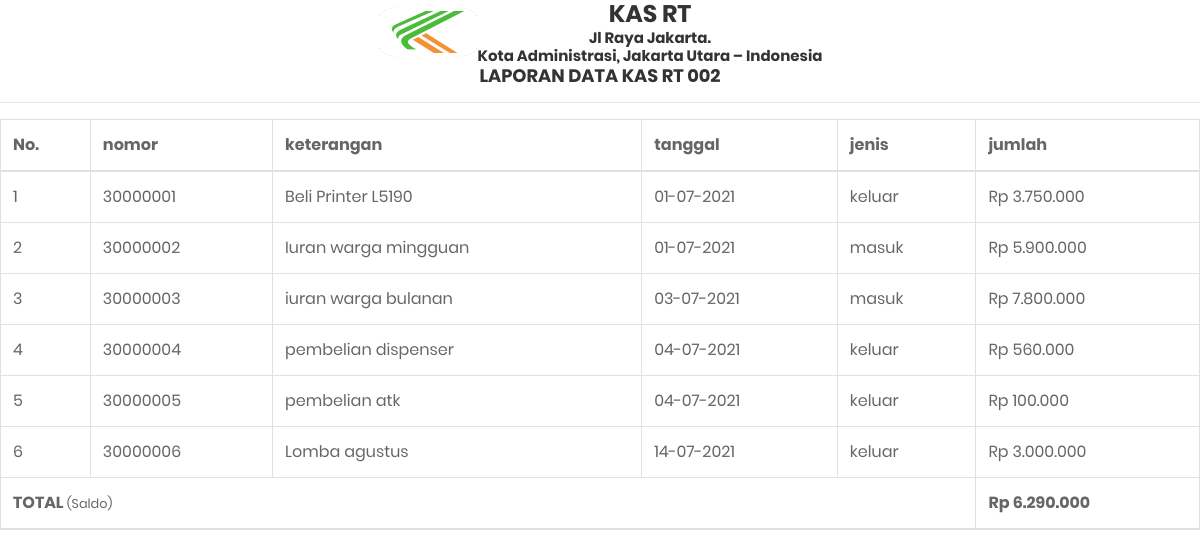
Before: /index.php/kasp/lapKas with the older database file.
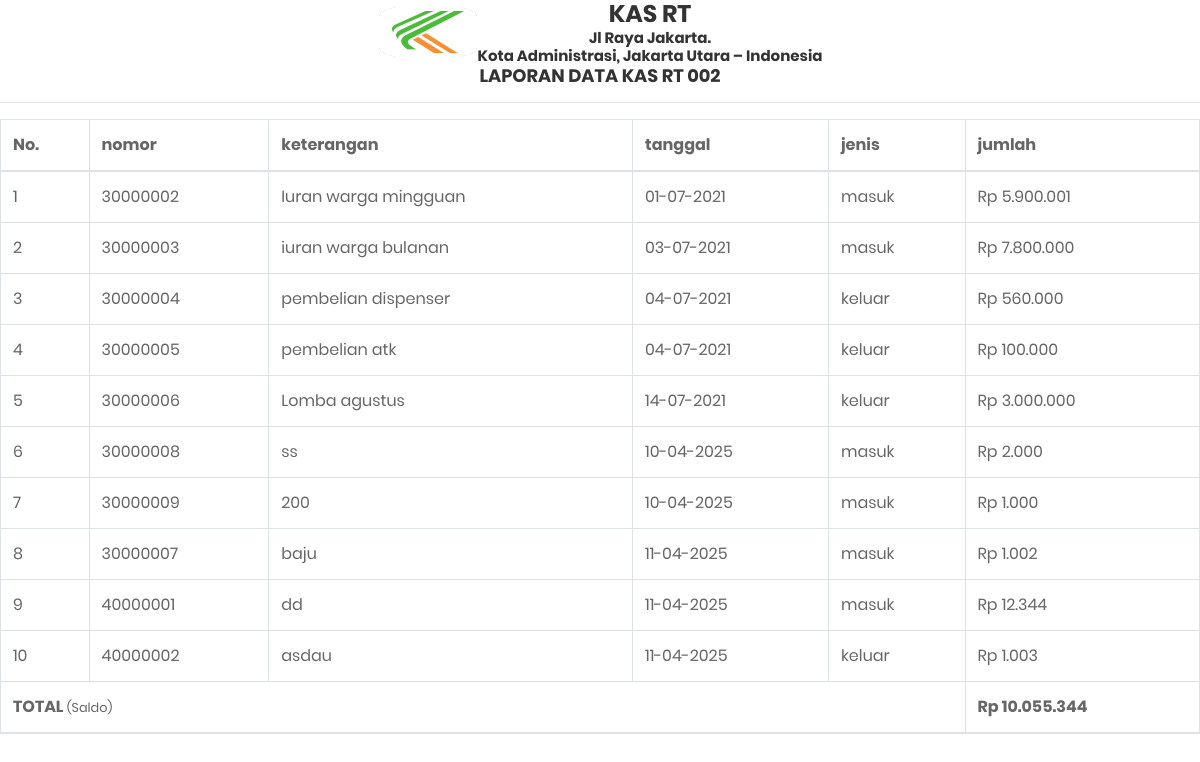
After: the same page with the newer database file.
### tables this page shows
CREATE TABLE `data_kas` (
  `idKas` int(11) NOT NULL,
  `keterangan` varchar(100) NOT NULL,
  `tanggal` date NOT NULL,
  `jumlah` varchar(50) NOT NULL,
  `jenis` varchar(20) NOT NULL
);

CREATE TABLE `data_kas1` (
  `idKas1` int(11) NOT NULL,
  `keterangan` varchar(100) NOT NULL,
  `tanggal` date NOT NULL,
  `jumlah` varchar(50) NOT NULL,
  `jenis` varchar(20) NOT NULL
);

### application/controllers/KasP.php (called while the page is built, shortened)
<?php
class KasP extends CI_Controller
{
	public function __construct()
	{
		$this->load->model('M_kas');
	}
	public function lapKas()
	{
		$data['judul'] = 'Laporan Data ';
		$data['kas'] = $this->M_kas->getKasGabungan();
		$data['masuk'] = $this->M_kas->TotalGabunganMasuk();
		$data['keluar'] = $this->M_kas->TotalGabunganKeluar();
		$data['konten'] = 'lap_kas';
		$this->load->view('laporan/lap_kas', $data);
	}
}

### index.php (called while the page is built, shortened)
<?php
require_once BASEPATH . 'core/CodeIgniter.php';

### application/models/M_kas.php (called while the page is built, shortened)
<?php
class M_kas extends CI_Model
{
	public function getKasGabungan()
	{
		$kas1 = $this->db->get('data_kas')->result();
		$kas2 = $this->db->get('data_kas1')->result();
		foreach ($kas2 as &$row) {
			$row->idKas = $row->idKas1;
		}
		$gabung = array_merge($kas1, $kas2);
		usort($gabung, function ($a, $b) {
			return strtotime($a->tanggal) - strtotime($b->tanggal);
		});
		return $gabung;
	}
}

### application/helpers/rupiah_helper.php (called while the page is built, shortened)
<?php
if (!function_exists('rupiah')) {
 function rupiah($angka){
 $hasil_rupiah = number_format($angka,0,',','.');
 return $hasil_rupiah;
 }
}

### application/views/laporan/lap_kas.php (the view, shortened to what this page needs)
<!DOCTYPE html>
<html>
<head>
	<link href="<?= base_url(); ?>assets/css/font-face.css" rel="stylesheet" media="all">
	<link href="<?= base_url(); ?>assets/vendor/font-awesome-4.7/css/font-awesome.min.css" rel="stylesheet" media="all">
	<link href="<?= base_url(); ?>assets/vendor/font-awesome-5/css/fontawesome-all.min.css" rel="stylesheet" media="all">
	<link href="<?= base_url(); ?>assets/vendor/mdi-font/css/material-design-iconic-font.min.css" rel="stylesheet" media="all">
	<link href="<?= base_url(); ?>assets/vendor/bootstrap-4.1/bootstrap.min.css" rel="stylesheet" media="all">
	<link href="<?= base_url(); ?>assets/vendor/animsition/animsition.min.css" rel="stylesheet" media="all">
	<link href="<?= base_url(); ?>assets/vendor/bootstrap-progressbar/bootstrap-progressbar-3.3.4.min.css" rel="stylesheet" media="all">
	<link href="<?= base_url(); ?>assets/vendor/wow/animate.css" rel="stylesheet" media="all">
	<link href="<?= base_url(); ?>assets/vendor/css-hamburgers/hamburgers.min.css" rel="stylesheet" media="all">
	<link href="<?= base_url(); ?>assets/vendor/slick/slick.css" rel="stylesheet" media="all">
	<link href="<?= base_url(); ?>assets/vendor/select2/select2.min.css" rel="stylesheet" media="all">
	<link href="<?= base_url(); ?>assets/vendor/perfect-scrollbar/perfect-scrollbar.css" rel="stylesheet" media="all">
	<link href="<?= base_url(); ?>assets/css/theme.css" rel="stylesheet" media="all">
</head>
<body onload="print()">
	<center>
		<table>
			<tr>
				<td>
					<img src="<?= base_url(); ?>assets/icon-home.png" style="width: 100px; height: 50px;">
				</td>
				<td>
					<center>
						<h3>KAS RT</h3>
						<h5>Jl Raya Jakarta.</h5>
						<h5>Kota Administrasi, Jakarta Utara – Indonesia</h5>
					</center>
				</td>
			</tr>
		</table>
		<h4>LAPORAN DATA KAS RT 002</h4>
	</center>
	<hr>
	<table class="table table-bordered">
		<thead>
			<tr>
				<th>No.</th>
				<th>nomor</th>
				<th>keterangan</th>
				<th>tanggal</th>
				<th>jenis</th>
				<th>jumlah</th>
			</tr>
		</thead>
		<tbody>
			<?php
			$no = 1;
			foreach ($kas as $kas) {
			?>
				<tr>
					<td><?= $no++; ?></td>
					<td><?= $kas->idKas; ?></td>
					<td><?= $kas->keterangan; ?></td>
					<td><?= date('d-m-Y', strtotime($kas->tanggal)); ?></td>
					<td><?= $kas->jenis; ?></td>
					<td class="process">Rp <?= rupiah($kas->jumlah); ?></td>
				</tr>
			<?php } ?>
		</tbody>
		<thead>
			<?php
			$saldo = $masuk - $keluar;
			?>
			<tr>
				<th colspan="5" scope="col">TOTAL <small>(Saldo)</small></th>
				<th scope="col">Rp <?= rupiah($saldo); ?></th>
			</tr>
		</thead>
	</table>
</body>
</html>

Changed rows visible on the page:
removed data_kas: idKas "30000001", keterangan "Beli Printer L5190", tanggal "01-07-2021", jenis "keluar", jumlah "3.750.000"
changed data_kas "Iuran warga mingguan": jumlah "5.900.000" → "5.900.001"
added data_kas: idKas "30000008", keterangan "ss", tanggal "10-04-2025", jenis "masuk", jumlah "2.000"
added data_kas: idKas "30000009", keterangan "200", tanggal "10-04-2025", jenis "masuk", jumlah "1.000"
added data_kas: idKas "30000007", keterangan "baju", tanggal "11-04-2025", jenis "masuk", jumlah "1.002"
added data_kas1: idKas1 "40000001", keterangan "dd", tanggal "11-04-2025", jenis "masuk", jumlah "12.344"
added data_kas1: idKas1 "40000002", keterangan "asdau", tanggal "11-04-2025", jenis "keluar", jumlah "1.003"
Other visible differences:
rupiah($saldo): "6.290.000" → "10.055.344"
